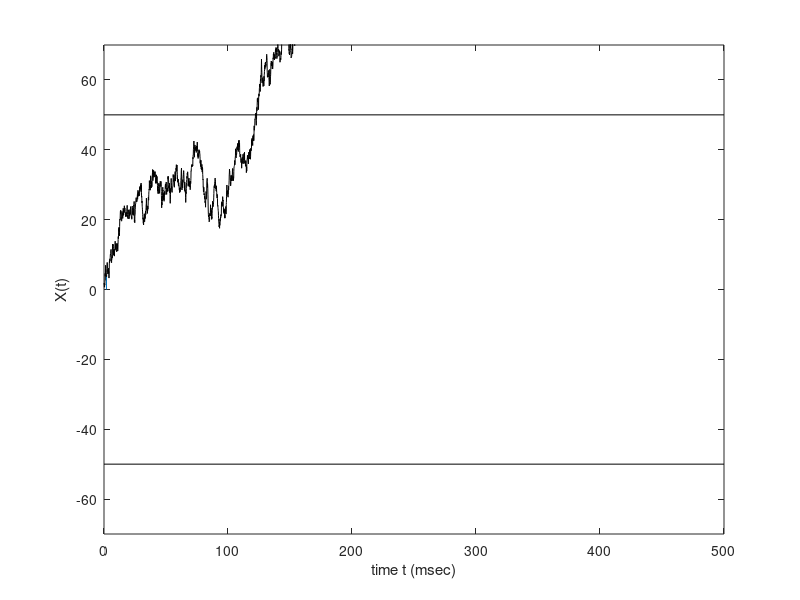

MATLAB code to generate this figure:
%% Drift diffusiom model for conflict task
%% From Ulrich, R., et al. (2015). "Automatic and controlled stimulus processing in conflict tasks: Superimposed diffusion processes and delta functions." Cogn Psychol 78: 148-174.



%Model parameters
A=20;           %Set A=-20 for incongruent trials
tau=50; a=2;    %Parameters of mu(t) with a>1
mu_c=0.40;      %Drift rate of controlled processes
sigma=3;        %Variability parameter of diffusion process
b=50;           %Upper boundart

%Compute time-dependent drift rate mu(t)
dt=0.1;   tmax=500;  t=linspace(dt,tmax,tmax/dt);
mu=A.*exp(-t./tau).*(exp(1).*t./(a-1)./tau).^(a-1).*((a-1)./t-1/tau)+mu_c;

%Simulate time-dependent Wiener process X(t) for a single trial
dX=mu*dt+sigma*sqrt(dt)*randn(1,length(t));
X=cumsum(dX);   %cumulative sum corresponds to X(t)

%plot X(t) as a function of t
plot(t,X,'-k',[0 tmax],[b b],'-k',[0 tmax],[-b -b],'-k')
xlabel('time t (msec)');ylabel('X(t)');
line([2,2],[0,2^2*sin(2)]);
ylim([-b-20 b+20]);


